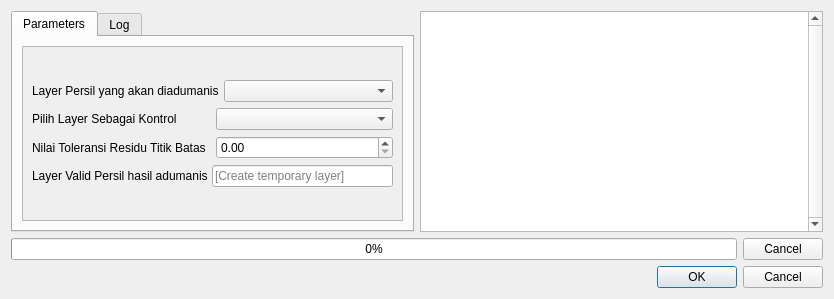
<?xml version="1.0" encoding="UTF-8"?>
<ui version="4.0">
 <class>adumanisDialogBase</class>
 <widget class="QDialog" name="adumanisDialogBase">
  <property name="geometry">
   <rect>
    <x>0</x>
    <y>0</y>
    <width>834</width>
    <height>299</height>
   </rect>
  </property>
  <property name="windowTitle">
   <string>adumanis</string>
  </property>
  <layout class="QGridLayout" name="gridLayout">
   <item row="1" column="1">
    <layout class="QVBoxLayout" name="verticalLayout_6">
     <item>
      <layout class="QHBoxLayout" name="horizontalLayout_6" stretch="0">
       <property name="spacing">
        <number>1</number>
       </property>
       <property name="sizeConstraint">
        <enum>QLayout::SetFixedSize</enum>
       </property>
       <property name="leftMargin">
        <number>0</number>
       </property>
       <property name="rightMargin">
        <number>0</number>
       </property>
       <item>
        <widget class="QTextBrowser" name="textBrowser_2">
         <property name="baseSize">
          <size>
           <width>20</width>
           <height>0</height>
          </size>
         </property>
         <property name="verticalScrollBarPolicy">
          <enum>Qt::ScrollBarAlwaysOn</enum>
         </property>
         <property name="lineWrapMode">
          <enum>QTextEdit::WidgetWidth</enum>
         </property>
         <property name="cursorWidth">
          <number>1</number>
         </property>
        </widget>
       </item>
      </layout>
     </item>
    </layout>
   </item>
   <item row="4" column="0" colspan="2">
    <layout class="QVBoxLayout" name="verticalLayout_4">
     <item>
      <layout class="QHBoxLayout" name="horizontalLayout_2">
       <item>
        <widget class="QProgressBar" name="progressBar">
         <property name="value">
          <number>0</number>
         </property>
        </widget>
       </item>
       <item>
        <widget class="QPushButton" name="pushButton">
         <property name="text">
          <string>Cancel</string>
         </property>
         <property name="checkable">
          <bool>false</bool>
         </property>
         <property name="checked">
          <bool>false</bool>
         </property>
         <property name="autoRepeat">
          <bool>false</bool>
         </property>
         <property name="autoExclusive">
          <bool>false</bool>
         </property>
         <property name="autoDefault">
          <bool>false</bool>
         </property>
        </widget>
       </item>
      </layout>
     </item>
    </layout>
   </item>
   <item row="1" column="0">
    <widget class="QTabWidget" name="tabWidget">
     <property name="currentIndex">
      <number>0</number>
     </property>
     <property name="usesScrollButtons">
      <bool>true</bool>
     </property>
     <widget class="QWidget" name="tab">
      <attribute name="title">
       <string>Parameters</string>
      </attribute>
      <layout class="QVBoxLayout" name="verticalLayout_2">
       <item>
        <widget class="QScrollArea" name="scrollArea">
         <property name="widgetResizable">
          <bool>true</bool>
         </property>
         <widget class="QWidget" name="scrollAreaWidgetContents_3">
          <property name="geometry">
           <rect>
            <x>0</x>
            <y>0</y>
            <width>373</width>
            <height>150</height>
           </rect>
          </property>
          <layout class="QVBoxLayout" name="verticalLayout_7">
           <item>
            <layout class="QVBoxLayout" name="verticalLayout">
             <item>
              <layout class="QHBoxLayout" name="horizontalLayout1">
               <property name="spacing">
                <number>5</number>
               </property>
               <item>
                <widget class="QLabel" name="label">
                 <property name="text">
                  <string>Layer Persil yang akan diadumanis</string>
                 </property>
                </widget>
               </item>
               <item>
                <widget class="QComboBox" name="block"/>
               </item>
              </layout>
             </item>
             <item>
              <layout class="QHBoxLayout" name="horizontalLayout3">
               <item>
                <widget class="QLabel" name="label_3">
                 <property name="text">
                  <string>Pilih Layer Sebagai Kontrol</string>
                 </property>
                </widget>
               </item>
               <item>
                <widget class="QComboBox" name="control"/>
               </item>
              </layout>
             </item>
             <item>
              <layout class="QHBoxLayout" name="horizontalLayou4">
               <item>
                <widget class="QLabel" name="label_4">
                 <property name="text">
                  <string>Nilai Toleransi Residu Titik Batas</string>
                 </property>
                </widget>
               </item>
               <item>
                <widget class="QDoubleSpinBox" name="doubleSpinBox"/>
               </item>
              </layout>
             </item>
             <item>
              <layout class="QHBoxLayout" name="horizontalLayout5">
               <property name="spacing">
                <number>4</number>
               </property>
               <item>
                <widget class="QLabel" name="label_5">
                 <property name="text">
                  <string>Layer Valid Persil hasil adumanis</string>
                 </property>
                </widget>
               </item>
               <item>
                <widget class="QLineEdit" name="lineEdit1">
                 <property name="dragEnabled">
                  <bool>false</bool>
                 </property>
                 <property name="placeholderText">
                  <string>[Create temporary layer]</string>
                 </property>
                </widget>
               </item>
              </layout>
             </item>
            </layout>
           </item>
          </layout>
         </widget>
        </widget>
       </item>
      </layout>
     </widget>
     <widget class="QWidget" name="tab_2">
      <attribute name="title">
       <string>Log</string>
      </attribute>
      <layout class="QVBoxLayout" name="verticalLayout_3">
       <item>
        <widget class="QTextBrowser" name="textBrowser"/>
       </item>
      </layout>
     </widget>
    </widget>
   </item>
   <item row="5" column="0" colspan="2">
    <widget class="QDialogButtonBox" name="buttonBox">
     <property name="standardButtons">
      <set>QDialogButtonBox::Cancel|QDialogButtonBox::Ok</set>
     </property>
    </widget>
   </item>
  </layout>
 </widget>
 <resources/>
 <connections/>
</ui>
